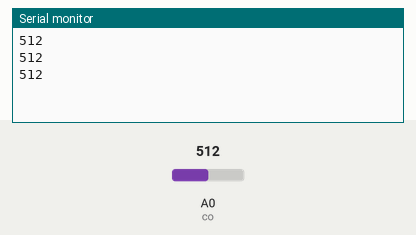
Recording of a sketch running on a simulated Arduino Uno, built with avr-gcc and run on an emulated ATmega328P. Shown: the last lines printed to the serial monitor. The inputs (shaded band) are chosen by the test bench; at power-on: A0 (co) = 512.

Above: at 1.3 s.
1.4 s: A0 (co) set to 716
At 1.9 s:
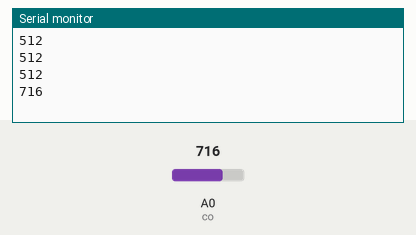
2.9 s: A0 (co) set to 900
At 3.4 s:
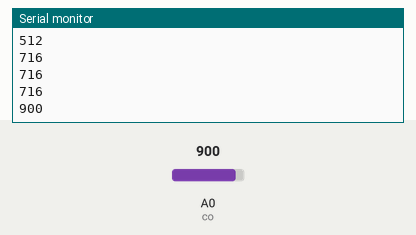
Timing chart, 0 to 5.9 s (numbered marks = the images above; inputs shaded):
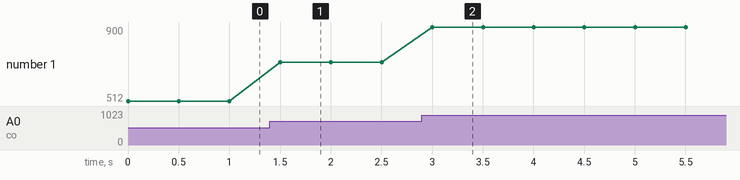

Measured:
- after the input at 1.4 s, the serial monitor: prints a new line after 0.10 s (image 1)
- after the input at 2.9 s, the serial monitor: prints a new line after 0.10 s (image 2)
- plotted number 1: 512 → 716 after the input at 1.4 s, 716 → 900 after the input at 2.9 s

The sketch:

capteur_lum.ino
```cpp
int co = A0;

void setup() {
  Serial.begin(9600);

}

void loop() {
  int lum = analogRead(co);
  Serial.println(lum);
  delay(500);

}
```
